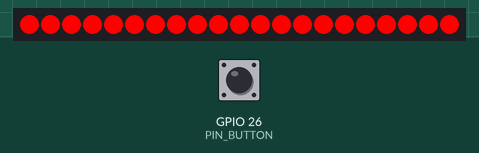
This sketch was run on a simulated ESP32. On the bench: 21 RGB LEDs in strip order, left to right. The inputs (shaded band) are chosen by the test bench; at power-on: GPIO 26 (PIN_BUTTON) HIGH.

Above: at 1.2 s.
1.3 s: GPIO 26 (PIN_BUTTON) pulled LOW for 0.15 s
At 2.1 s:
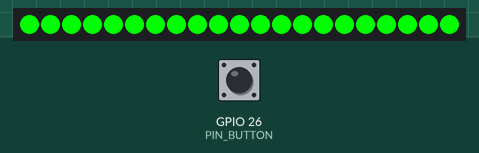
2.9 s: GPIO 26 (PIN_BUTTON) pulled LOW for 1 s
At 3.3 s:
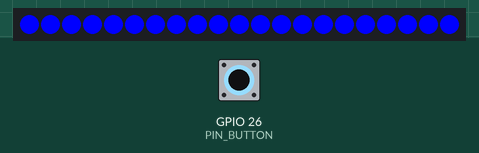
5.4 s: GPIO 26 (PIN_BUTTON) pulled LOW for 0.15 s
At 6.5 s:
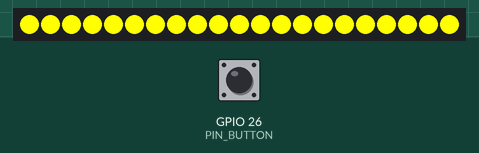
7.0 s: GPIO 26 (PIN_BUTTON) pulled LOW for 3.2 s
At 7.6 s:
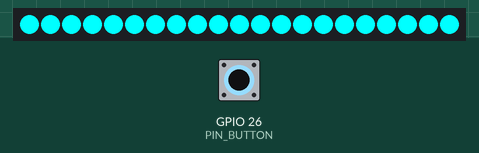
11.7 s: GPIO 26 (PIN_BUTTON) pulled LOW for 0.15 s
At 12.5 s:
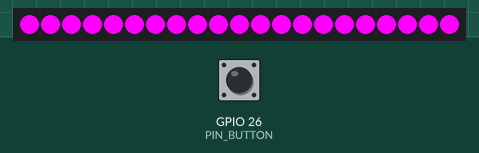
13.3 s: GPIO 26 (PIN_BUTTON) pulled LOW for 1 s
At 13.6 s:
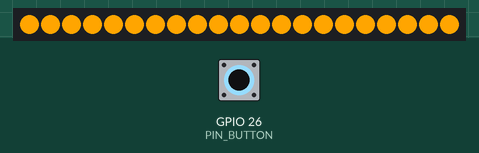
Timing chart, 0 to 16.3 s (numbered marks = the images above; inputs shaded):
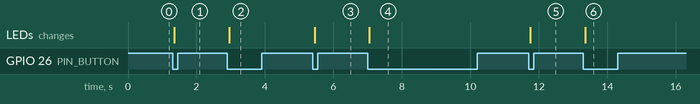

The sketch:

Prueba_boton_Leds.ino
```cpp
#include <Adafruit_NeoPixel.h>

// Definiciones de pines y número de píxeles
#define PIN_NEO_PIXEL 19  // Pin de Arduino que se conecta al NeoPixel
#define NUM_PIXELS 21     // Número de LEDs (píxeles) en el NeoPixel
#define PIN_BUTTON 26     // Pin del ESP32 GPIO26 para el botón

// Crear el objeto NeoPixel
Adafruit_NeoPixel strip = Adafruit_NeoPixel(NUM_PIXELS, PIN_NEO_PIXEL, NEO_GRB + NEO_KHZ800);

// Estado del botón
bool buttonState = false;
bool lastButtonState = false;

// Índice para los colores
int colorIndex = 0;

// Array de colores
uint32_t colors[] = {
  strip.Color(255, 0, 0),    // Rojo
  strip.Color(0, 255, 0),    // Verde
  strip.Color(0, 0, 255),    // Azul
  strip.Color(255, 255, 0),  // Amarillo
  strip.Color(0, 255, 255),  // Cian
  strip.Color(255, 0, 255),  // Magenta
  strip.Color(255, 165, 0),  // Naranja
  strip.Color(75, 0, 130),   // Índigo
  strip.Color(238, 130, 238),// Violeta
  strip.Color(255, 255, 255) // Blanco
};
const int numColors = sizeof(colors) / sizeof(colors[0]);

void setup() {
  // Inicializar el botón como entrada
  pinMode(PIN_BUTTON, INPUT_PULLUP);

  // Inicializar el NeoPixel
  strip.begin();
  strip.show(); // Inicializar todos los píxeles a 'apagado'

  // Encender todos los LEDs con el primer color
  setAllPixelsColor(colors[colorIndex]);
}

void loop() {
  // Leer el estado del botón
  buttonState = digitalRead(PIN_BUTTON);

  // Detectar el cambio de estado del botón
  if (buttonState != lastButtonState) {
    // Esperar un momento para eliminar rebotes
    delay(50);

    // Actualizar el estado del botón
    lastButtonState = buttonState;

    // Si el botón está presionado
    if (buttonState == LOW) {
      // Incrementar el índice de color
      colorIndex = (colorIndex + 1) % numColors;

      // Establecer el color de todos los píxeles
      setAllPixelsColor(colors[colorIndex]);
    }
  }
}

// Función para encender todos los LEDs con un color específico
void setAllPixelsColor(uint32_t color) {
  for (int i = 0; i < NUM_PIXELS; i++) {
    strip.setPixelColor(i, color);
  }
  strip.show();
}
```

Measured:
- after the input at 1.3 s, the LEDs: change after 0.05 s (image 1)
- after the input at 2.9 s, the LEDs: change after 0.05 s (image 2)
- after the input at 5.4 s, the LEDs: change after 0.05 s (image 3)
- after the input at 7.0 s, the LEDs: change after 0.05 s (image 4)
- after the input at 11.7 s, the LEDs: change after 0.05 s (image 5)
- after the input at 13.3 s, the LEDs: change after 0.05 s (image 6)
